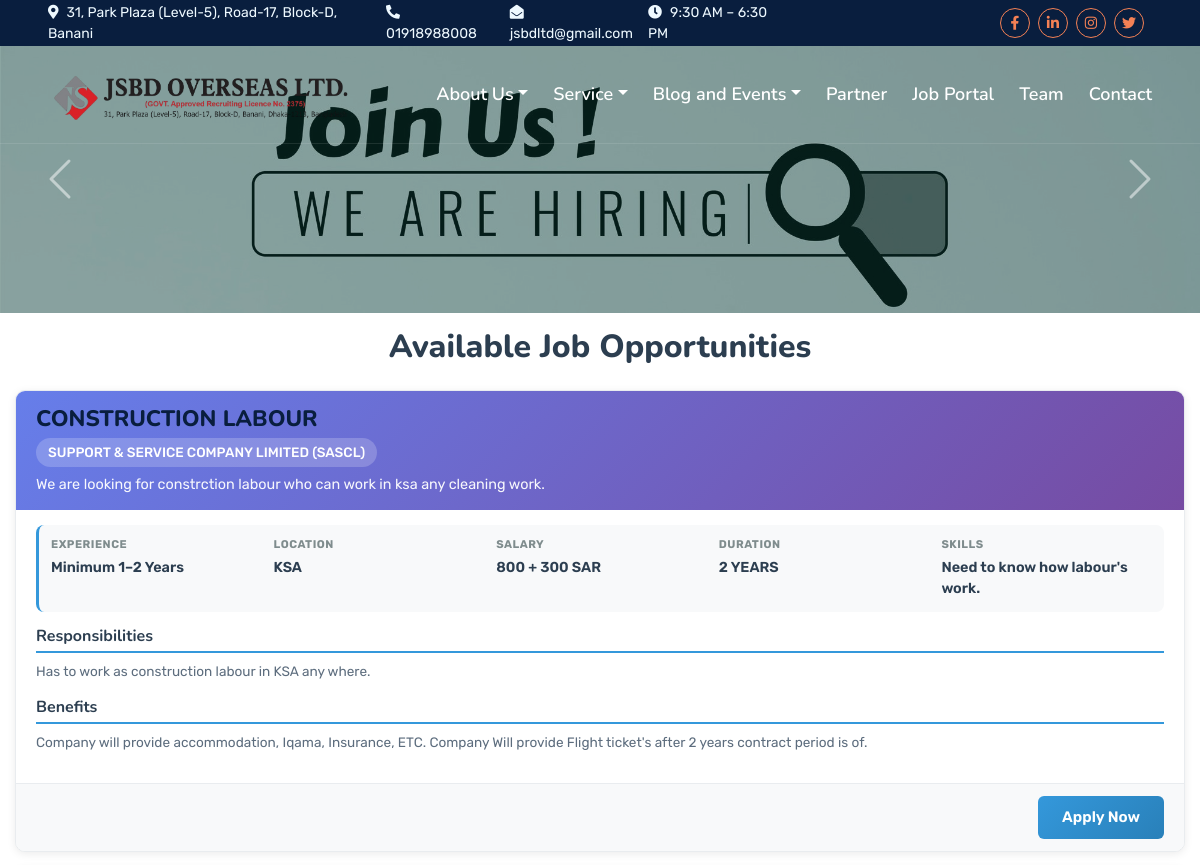
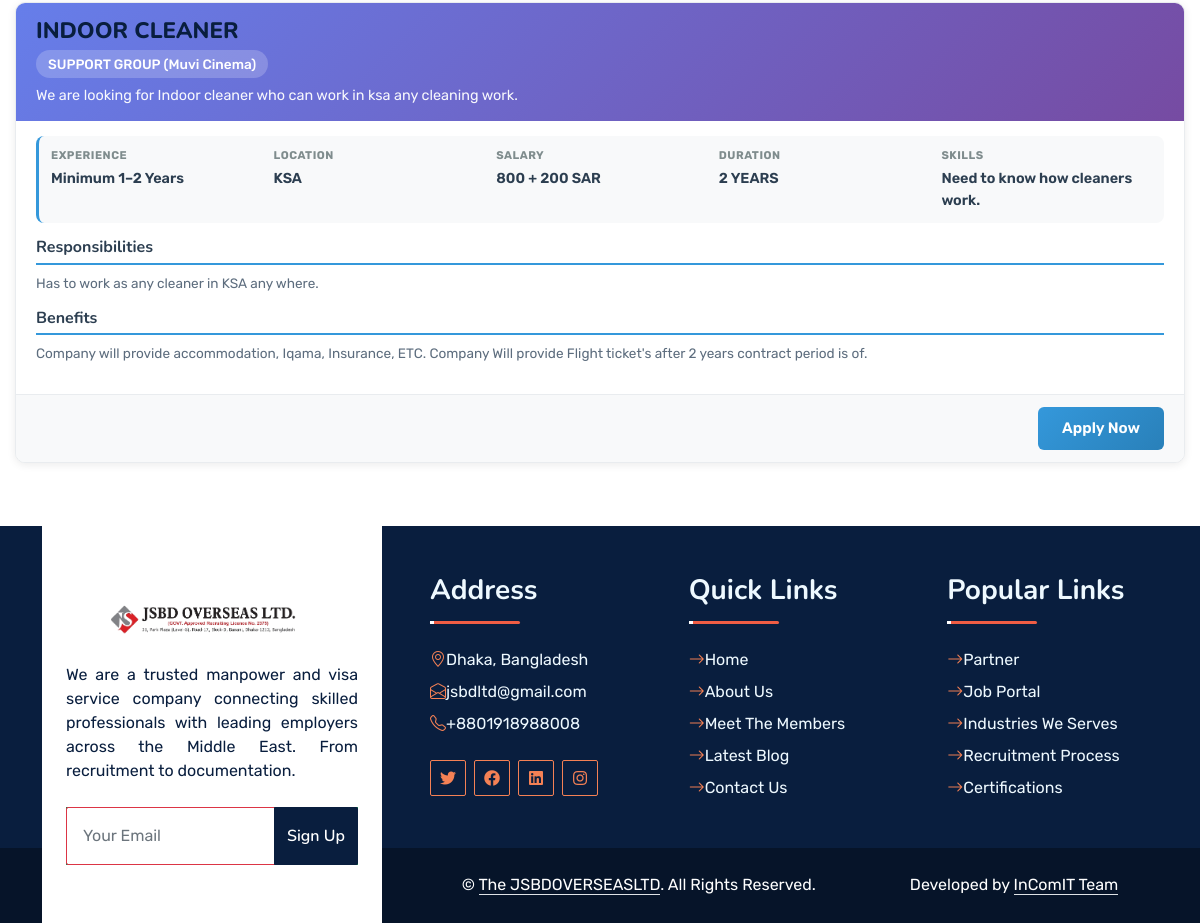
The page /job/ on the database its author committed (2 pictures, top to bottom).
### job/models.py (models this page shows, shortened)
class Job(models.Model):
    title = models.CharField(max_length=100)
    description = models.CharField(max_length=300, blank=True, null= True)
    company = models.CharField(max_length=100, blank=True, null= True)
    deadline = models.DateField( blank=True, null= True)
    experience = models.CharField(max_length=100, blank=True, null=True)
    place = models.CharField(max_length=100, blank=True, null=True)
    responsibility = models.TextField(blank=True, null=True)
    skills_required = models.CharField(max_length=100, blank=True, null=True)
    salary = models.CharField(max_length=100, blank=True, null=True)
    duration = models.CharField(max_length=100, blank=True, null=True)
    others_facility = models.TextField(blank=True, null=True)
    circular = models.FileField(upload_to='job_circulars/', blank=True, null=True)

### job/views.py (the view)
# urls.py: path('job/', views.job_list, name='job_list'),
def job_list(request):
    jobs = Job.objects.exclude(title="Post Resume")
    post_resume = Job.objects.filter(title="Post Resume")    # must be add upload resume model's title is:"Post Resume". {must use space}
    context = {'jobs': jobs , 'post_resume':post_resume }
    return render(request, 'job_portal/job_list.html', context)

### job/templates/job_portal/job_list.html (shortened to what this page needs)
{% extends 'index.html' %}
{% block body%}
{% load static %}
<body>
  <div class="container-fluid position-relative p-0">
    <nav class="navbar navbar-expand-lg navbar-dark px-5 py-3 py-lg-0">
      <a href="{% url 'logo' %}" class="navbar-brand p-0">
        <h1 class="m-0">
          <img
            class="w-100"
            src="{% static 'img/logo/xlogo.png' %}"
            height="80px"
            width="100px"
            alt="Image"
          />
        </h1>
      </a>
      <div class="collapse navbar-collapse" id="navbarCollapse">
        <div class="navbar-nav ms-auto py-0">
          <div class="nav-item dropdown">
            <a
              href="#"
              class="nav-link dropdown-toggle"
              data-bs-toggle="dropdown"
              >About Us</a
            >
          </div>
          <div class="nav-item dropdown">
            <a
              href="#"
              class="nav-link dropdown-toggle"
              data-bs-toggle="dropdown"
              >Service</a
            >
          </div>
          <div class="nav-item dropdown">
            <a
              href="#"
              class="nav-link dropdown-toggle"
              data-bs-toggle="dropdown"
              >Blog and Events</a
            >
          </div>
         <a href="{% url 'parthner' %}" class="nav-item nav-link">Partner</a>
         <a href="{% url 'job_list' %}" class="nav-item nav-link">Job Portal</a>
         <a href="{% url 'leaders' %}" class="nav-item nav-link">Team</a>
         <a href="{% url 'contact' %}" class="nav-item nav-link">Contact</a>
        </div>
      </div>
    </nav>
    <div
      id="header-carousel"
      class="carousel slide carousel-fade"
      data-bs-ride="carousel"
    >
      <div class="carousel-inner">
        <div class="carousel-item active">
          <img class="w-100" src="{% static 'img/job26.jpg'%}" alt="Image" />
          <div
            class="carousel-caption d-flex flex-column align-items-center justify-content-center"
          >
          </div>
        </div>
      </div>
      <button
        class="carousel-control-prev"
        type="button"
        data-bs-target="#header-carousel"
        data-bs-slide="prev"
      >
        <span class="carousel-control-prev-icon" aria-hidden="true"></span>
      </button>
      <button
        class="carousel-control-next"
        type="button"
        data-bs-target="#header-carousel"
        data-bs-slide="next"
      >
        <span class="carousel-control-next-icon" aria-hidden="true"></span>
      </button>
    </div>
  </div>
<div class="job-listings-main-container">
  <h1 class="job-listings-header-title">Available Job Opportunities</h1>
  <div class="job-cards-wrapper">
    {% for job in jobs %}
    <div class="job-single-card">
      <div class="job-card-header-section">
        <div class="job-header-top-row">
          <div>
            <h2 class="job-main-title">{{ job.title }}</h2>
            {% if job.company %}
            <span class="job-company-badge">{{ job.company }}</span>
            {% endif %}
          </div>
        </div>
        {% if job.description %}
        <p class="job-description-text">{{ job.description }}</p>
        {% endif %}
      </div>
      <div class="job-card-body-section">
        <div class="job-quick-info-grid">
          {% if job.experience %}
          <div class="job-info-item">
            <span class="job-info-label">Experience</span>
            <span class="job-info-value">{{ job.experience }}</span>
          </div>
          {% endif %}
          {% if job.place %}
          <div class="job-info-item">
            <span class="job-info-label">Location</span>
            <span class="job-info-value">{{ job.place }}</span>
          </div>
          {% endif %}
          {% if job.salary %}
          <div class="job-info-item">
            <span class="job-info-label">Salary</span>
            <span class="job-info-value">{{ job.salary }}</span>
          </div>
          {% endif %}
          {% if job.duration %}
          <div class="job-info-item">
            <span class="job-info-label">Duration</span>
            <span class="job-info-value">{{ job.duration }}</span>
          </div>
          {% endif %}
          {% if job.skills_required %}
          <div class="job-info-item">
            <span class="job-info-label">Skills</span>
            <span class="job-info-value">{{ job.skills_required }}</span>
          </div>
          {% endif %}
        </div>
        {% if job.responsibility %}
        <div class="job-details-section">
          <h3 class="job-section-title">Responsibilities</h3>
          <div class="job-section-content">{{ job.responsibility|linebreaks }}</div>
        </div>
        {% endif %}
        {% if job.others_facility %}
        <div class="job-details-section">
          <h3 class="job-section-title">Benefits</h3>
          <div class="job-section-content">{{ job.others_facility|linebreaks }}</div>
        </div>
        {% endif %}
      </div>
      <div class="job-card-footer-section">
        <a href="{% url 'submit_resume' job.id %}" class="job-apply-action-button">
          Apply Now
        </a>
      </div>
    </div>
    {% endfor %}
  </div>
</div>
{% endblock %}

### rows shown on the page
Job: title "CONSTRUCTION LABOUR", company "SUPPORT & SERVICE COMPANY LIMITED (SASCL)", description "We are looking for constrction labour who can work in ksa any cleaning work.", experience "Minimum 1–2 Years", place "KSA", salary "800 + 300 SAR", duration "2 YEARS", skills_required "Need to know how labour's work.", responsibility "Has to work as construction labour in KSA any where.", others_facility "Company will provide accommodation, Iqama, Insurance, ETC. Company Will provide Flight ticket's after 2 years contract period is of."
Job: title "INDOOR CLEANER", company "SUPPORT GROUP (Muvi Cinema)", description "We are looking for Indoor cleaner who can work in ksa any cleaning work.", experience "Minimum 1–2 Years", place "KSA", salary "800 + 200 SAR", duration "2 YEARS", skills_required "Need to know how cleaners work.", responsibility "Has to work as any cleaner in KSA any where.", others_facility "Company will provide accommodation, Iqama, Insurance, ETC. Company Will provide Flight ticket's after 2 years contract period is of."
